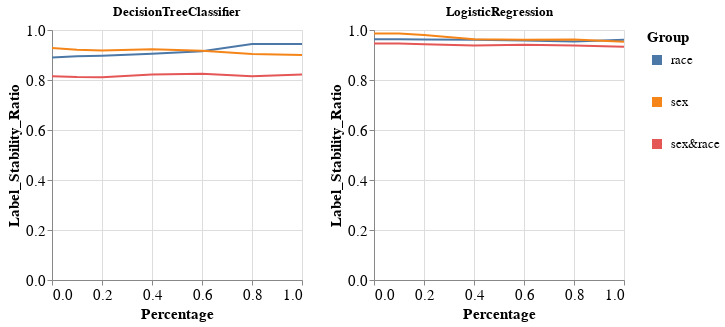

This figure's notebook cell:
### Markdown cell above
### Specific group metric per dataset, experiment iteration, and multiple models

### Code cell
visualizer.create_groups_grid_pct_lines_per_model_plot(group_metric='Label_Stability_Ratio',
                                                       target_preprocessing_technique=PREPROCESSING_TECHNIQUES[0],
                                                       model_names=MODEL_NAMES[:2])

### Figure 1 — Vega-Lite specification as saved in the notebook (floating-point values rounded to 4 significant figures)
{"config": {"view": {"continuousWidth": 400, "continuousHeight": 300}, "axis": {"labelFontSize": 15, "titleFontSize": 15}, "legend": {"labelFontSize": 13, "symbolStrokeWidth": 10, "titleFontSize": 15}}, "vconcat": [{"hconcat": [{"mark": "line", "encoding": {"color": {"field": "Group", "type": "nominal"}, "x": {"field": "Percentage", "type": "quantitative"}, "y": {"field": "Metric_Value", "title": "Label_Stability_Ratio", "type": "quantitative"}}, "height": 250, "title": "DecisionTreeClassifier", "width": 250}, {"data": {"name": "data-44a43da4958ffd415673c5a08c0ae91a"}, "mark": "line", "encoding": {"color": {"field": "Group", "type": "nominal"}, "x": {"field": "Percentage", "type": "quantitative"}, "y": {"field": "Metric_Value", "title": "Label_Stability_Ratio", "type": "quantitative"}}, "height": 250, "title": "LogisticRegression", "width": 250}]}], "data": {"name": "data-5665b7e1285b1c3bf8a61a36b95d8300"}, "$schema": "https://vega.github.io/schema/vega-lite/v4.17.0.json", "datasets": {"data-5665b7e1285b1c3bf8a61a36b95d8300": [{"Model_Name": "DecisionTreeClassifier", "Metric": "Label_Stability_Ratio", "Group": "race", "Metric_Value": 0.8904, "Percentage": 0.0}, {"Model_Name": "DecisionTreeClassifier", "Metric": "Label_Stability_Ratio", "Group": "sex", "Metric_Value": 0.9278, "Percentage": 0.0}, {"Model_Name": "DecisionTreeClassifier", "Metric": "Label_Stability_Ratio", "Group": "sex&race", "Metric_Value": 0.8146, "Percentage": 0.0}, {"Model_Name": "DecisionTreeClassifier", "Metric": "Label_Stability_Ratio", "Group": "race", "Metric_Value": 0.8951, "Percentage": 0.1}, {"Model_Name": "DecisionTreeClassifier", "Metric": "Label_Stability_Ratio", "Group": "sex", "Metric_Value": 0.9211, "Percentage": 0.1}, {"Model_Name": "DecisionTreeClassifier", "Metric": "Label_Stability_Ratio", "Group": "sex&race", "Metric_Value": 0.8115, "Percentage": 0.1}, {"Model_Name": "DecisionTreeClassifier", "Metric": "Label_Stability_Ratio", "Group": "race", "Metric_Value": 0.8971, "Percentage": 0.2}, {"Model_Name": "DecisionTreeClassifier", "Metric": "Label_Stability_Ratio", "Group": "sex", "Metric_Value": 0.9178, "Percentage": 0.2}, {"Model_Name": "DecisionTreeClassifier", "Metric": "Label_Stability_Ratio", "Group": "sex&race", "Metric_Value": 0.8108, "Percentage": 0.2}, {"Model_Name": "DecisionTreeClassifier", "Metric": "Label_Stability_Ratio", "Group": "race", "Metric_Value": 0.9049, "Percentage": 0.4}, {"Model_Name": "DecisionTreeClassifier", "Metric": "Label_Stability_Ratio", "Group": "sex", "Metric_Value": 0.9227, "Percentage": 0.4}, {"Model_Name": "DecisionTreeClassifier", "Metric": "Label_Stability_Ratio", "Group": "sex&race", "Metric_Value": 0.822, "Percentage": 0.4}, {"Model_Name": "DecisionTreeClassifier", "Metric": "Label_Stability_Ratio", "Group": "race", "Metric_Value": 0.9154, "Percentage": 0.6}, {"Model_Name": "DecisionTreeClassifier", "Metric": "Label_Stability_Ratio", "Group": "sex", "Metric_Value": 0.9174, "Percentage": 0.6}, {"Model_Name": "DecisionTreeClassifier", "Metric": "Label_Stability_Ratio", "Group": "sex&race", "Metric_Value": 0.8252, "Percentage": 0.6}, {"Model_Name": "DecisionTreeClassifier", "Metric": "Label_Stability_Ratio", "Group": "race", "Metric_Value": 0.9438, "Percentage": 0.8}, {"Model_Name": "DecisionTreeClassifier", "Metric": "Label_Stability_Ratio", "Group": "sex", "Metric_Value": 0.9041, "Percentage": 0.8}, {"Model_Name": "DecisionTreeClassifier", "Metric": "Label_Stability_Ratio", "Group": "sex&race", "Metric_Value": 0.815, "Percentage": 0.8}, {"Model_Name": "DecisionTreeClassifier", "Metric": "Label_Stability_Ratio", "Group": "race", "Metric_Value": 0.9442, "Percentage": 1.0}, {"Model_Name": "DecisionTreeClassifier", "Metric": "Label_Stability_Ratio", "Group": "sex", "Metric_Value": 0.8999, "Percentage": 1.0}, {"Model_Name": "DecisionTreeClassifier", "Metric": "Label_Stability_Ratio", "Group": "sex&race", "Metric_Value": 0.8219, "Percentage": 1.0}], "data-44a43da4958ffd415673c5a08c0ae91a": [{"Model_Name": "LogisticRegression", "Metric": "Label_Stability_Ratio", "Group": "race", "Metric_Value": 0.9632, "Percentage": 0.0}, {"Model_Name": "LogisticRegression", "Metric": "Label_Stability_Ratio", "Group": "sex", "Metric_Value": 0.986, "Percentage": 0.0}, {"Model_Name": "LogisticRegression", "Metric": "Label_Stability_Ratio", "Group": "sex&race", "Metric_Value": 0.9462, "Percentage": 0.0}, {"Model_Name": "LogisticRegression", "Metric": "Label_Stability_Ratio", "Group": "race", "Metric_Value": 0.9628, "Percentage": 0.1}, {"Model_Name": "LogisticRegression", "Metric": "Label_Stability_Ratio", "Group": "sex", "Metric_Value": 0.9862, "Percentage": 0.1}, {"Model_Name": "LogisticRegression", "Metric": "Label_Stability_Ratio", "Group": "sex&race", "Metric_Value": 0.9456, "Percentage": 0.1}, {"Model_Name": "LogisticRegression", "Metric": "Label_Stability_Ratio", "Group": "race", "Metric_Value": 0.9618, "Percentage": 0.2}, {"Model_Name": "LogisticRegression", "Metric": "Label_Stability_Ratio", "Group": "sex", "Metric_Value": 0.9799, "Percentage": 0.2}, {"Model_Name": "LogisticRegression", "Metric": "Label_Stability_Ratio", "Group": "sex&race", "Metric_Value": 0.9425, "Percentage": 0.2}, {"Model_Name": "LogisticRegression", "Metric": "Label_Stability_Ratio", "Group": "race", "Metric_Value": 0.9615, "Percentage": 0.4}, {"Model_Name": "LogisticRegression", "Metric": "Label_Stability_Ratio", "Group": "sex", "Metric_Value": 0.9629, "Percentage": 0.4}, {"Model_Name": "LogisticRegression", "Metric": "Label_Stability_Ratio", "Group": "sex&race", "Metric_Value": 0.9378, "Percentage": 0.4}, {"Model_Name": "LogisticRegression", "Metric": "Label_Stability_Ratio", "Group": "race", "Metric_Value": 0.9584, "Percentage": 0.6}, {"Model_Name": "LogisticRegression", "Metric": "Label_Stability_Ratio", "Group": "sex", "Metric_Value": 0.961, "Percentage": 0.6}, {"Model_Name": "LogisticRegression", "Metric": "Label_Stability_Ratio", "Group": "sex&race", "Metric_Value": 0.9406, "Percentage": 0.6}, {"Model_Name": "LogisticRegression", "Metric": "Label_Stability_Ratio", "Group": "race", "Metric_Value": 0.9538, "Percentage": 0.8}, {"Model_Name": "LogisticRegression", "Metric": "Label_Stability_Ratio", "Group": "sex", "Metric_Value": 0.9623, "Percentage": 0.8}, {"Model_Name": "LogisticRegression", "Metric": "Label_Stability_Ratio", "Group": "sex&race", "Metric_Value": 0.9379, "Percentage": 0.8}, {"Model_Name": "LogisticRegression", "Metric": "Label_Stability_Ratio", "Group": "race", "Metric_Value": 0.9612, "Percentage": 1.0}, {"Model_Name": "LogisticRegression", "Metric": "Label_Stability_Ratio", "Group": "sex", "Metric_Value": 0.9531, "Percentage": 1.0}, {"Model_Name": "LogisticRegression", "Metric": "Label_Stability_Ratio", "Group": "sex&race", "Metric_Value": 0.9327, "Percentage": 1.0}]}}
